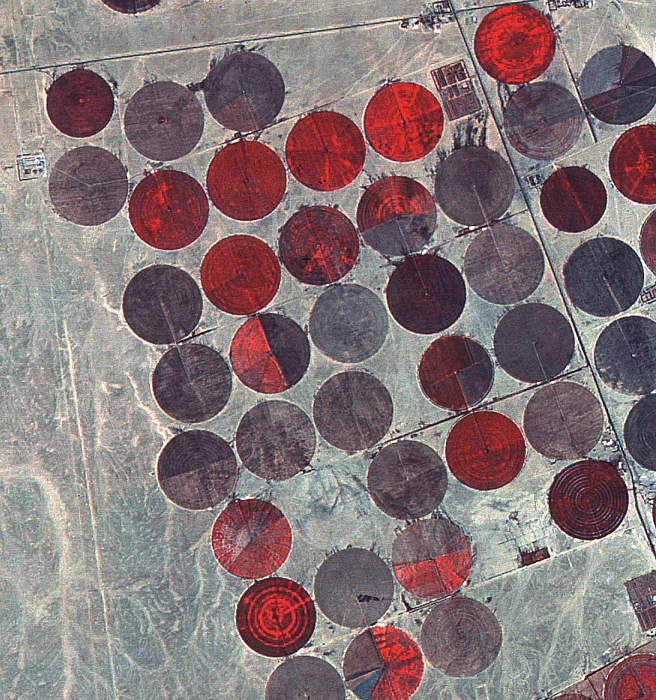
%> input picture Reconocimiento de patrones/circular.jpg, 1312 x 1400 px (shown at 1/2 size)
$ octave ordenar_datos.m   (GNU Octave 9; MATLAB toolbox functions it lacks are replaced by stand-ins)
%> lines starting %> are read from the running program, lines starting %| are printed output that depends on the picture
### Reconocimiento de patrones/clasificarData.m
function im_out=clasificarData(im, mus, Sigma)
SigmaINV=inv(Sigma);
[r, c] =size(im);
im_out=zeros(c,1);
[m, n] =size(mus);
Z=1:m;
for i=1:c

        X=[im(1,i); im(2,i); im(3,i)];
        for k=1:m
            Xz=double(X)-(mus(k,:)');
            Z(k)=norm(((Xz')*(SigmaINV*Xz)));
        end
        [minZ, ubicMin]=min(Z);
        im_out(i,1)=ubicMin;


end

### Reconocimiento de patrones/clasificar.m
function im_out=clasificar(im, mus, Sigma)
SigmaINV=inv(Sigma);
[r, c, b] =size(im);
im_out=zeros(r,c);
[m, n] =size(mus);
Z=1:m;
for i=1:r
    for j=1:c
        X=im(i,j,:);
        for k=1:m
            Xz=double(X(:))-(mus(k,:)');
            Z(k)=norm(((Xz')*(SigmaINV*Xz)));
        end
        [minZ, ubicMin]=min(Z);
        im_out(i,j)=ubicMin;

    end
end

### Reconocimiento de patrones/ordenar_datos.m
%cargar imagen 'circular.jpg'.
im=imread('circular.jpg');
%> im is the input picture: size 1400x1312x3 uint8; mean R, G, B 133.8, 117.1, 118.9
[r,c,b]=size(im);
%> r = 1400; c = 1312; b = 3
figure(1), imshow(im);
title('Imagen original');

%extraer las bandas RGB de la imagen
R=im(:,:,1);
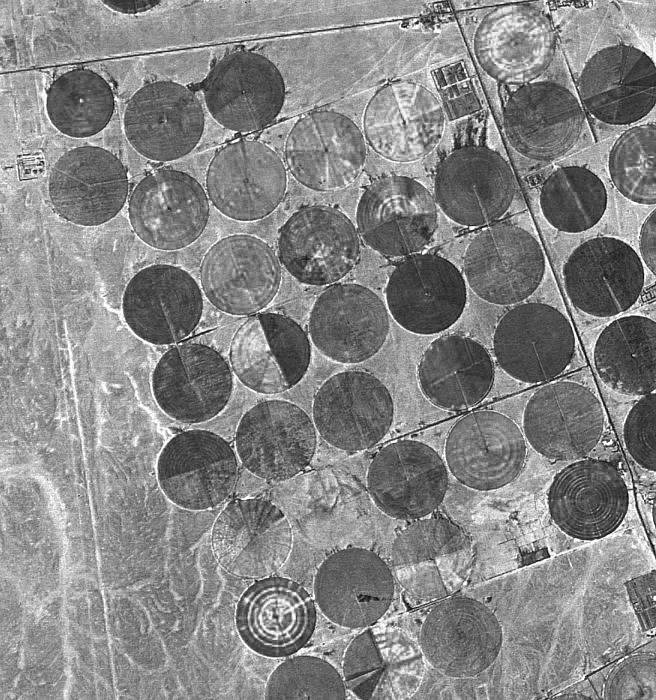
%> R: size 1400x1312 uint8 (shown at 1/2 size); min 0, max 255, mean 133.8
G=im(:,:,2);
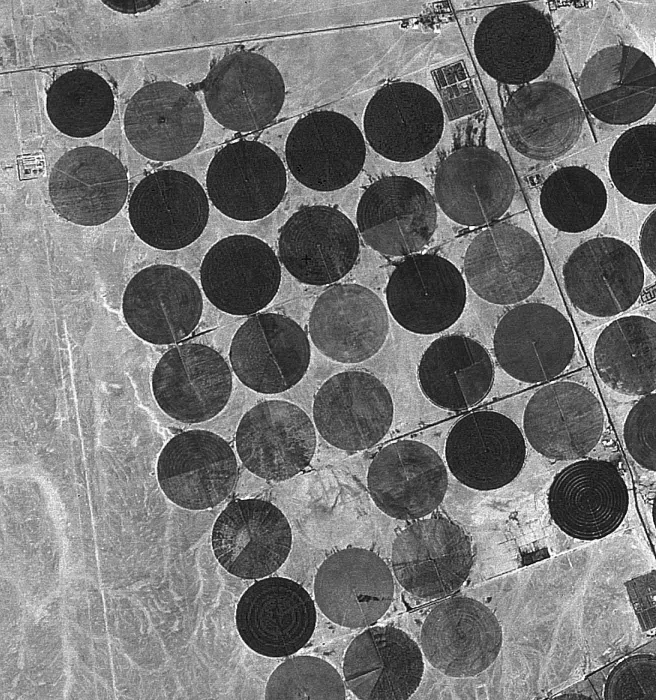
%> G: size 1400x1312 uint8 (shown at 1/2 size); min 0, max 255, mean 117.1
B=im(:,:,3);

im_data = cast([R(:)';G(:)';B(:)'], 'double');
%cargar posiciones de los pixels correspondientes a las zonas para
%entrenamiento de las clases 'gris','gris oscuro','negro' y 'rojo'.
load posiciones.mat

%generar datos de entrenamiento para la zona gris: data_gris
data_gris_R=R(posiciones_gris);
data_gris_G=G(posiciones_gris);
data_gris_B=B(posiciones_gris);
data_gris=cast([data_gris_R';data_gris_G';data_gris_B'], 'double');

%generar datos de entrenamiento para la zona gris oscuro:
%data_gris_oscuro
data_gris_oscuro_R=R(posiciones_gris_oscuro);
data_gris_oscuro_G=G(posiciones_gris_oscuro);
data_gris_oscuro_B=B(posiciones_gris_oscuro);
data_gris_oscuro=cast([data_gris_oscuro_R';data_gris_oscuro_G';data_gris_oscuro_B'], 'double');

%generar datos de entrenamiento para la zona negro: data_negro
data_negro_R=R(posiciones_negro);
data_negro_G=G(posiciones_negro);
data_negro_B=B(posiciones_negro);
data_negro=cast([data_negro_R';data_negro_G';data_negro_B'], 'double');

%%generar datos de entrenamiento para la zona rojo: data_rojo
data_rojo_R=R(posiciones_rojo);
%> data_rojo_R = 2477 values, max 255 at index 1544, min 89 at index 1425, mean 185
data_rojo_G=G(posiciones_rojo);
%> data_rojo_G = 2477 values, max 121 at index 1544, min 22 at index 2030, mean 71.32
data_rojo_B=B(posiciones_rojo);
%> data_rojo_B = 2477 values, max 127 at index 776, min 22 at index 2030, mean 75.96
data_rojo=cast([data_rojo_R';data_rojo_G';data_rojo_B'], 'double');
%> data_rojo = 2477 columns, first 8: [191 173 154 179 174 176 176 178; 91 73 58 88 86 88 88 90; 93 75 60 95 85 87 87 89]

%valores medios
disp('Valor medio clase gris');
mean_gris=mean(data_gris,2)
%> mean_gris = [159.2; 161; 156.3]
disp('Valor medio clase gris oscuro');
mean_gris_oscuro=mean(data_gris_oscuro,2)
%> mean_gris_oscuro = [101.8; 87.48; 95.72]
disp('Valor medio clase negro');
mean_negro=mean(data_negro,2)
%> mean_negro = [63.46; 41.55; 54.74]
disp('Valor medio clase rojo');
mean_rojo=mean(data_rojo,2)
%> mean_rojo = [185; 71.32; 75.96]

%matrices de covarianza
disp('Covarianza clase gris');
sigma_gris=cov(data_gris')
%> sigma_gris = [946.5 752.2 659.5; 752.2 677.9 599.8; 659.5 599.8 557.5]
disp('Covarianza clase gris oscuro');
sigma_gris_oscuro=cov(data_gris_oscuro')
%> sigma_gris_oscuro = [590 562.3 529.5; 562.3 579.8 536.9; 529.5 536.9 512]
disp('Covarianza clase negro');
sigma_negro=cov(data_negro')
%> sigma_negro = [102.4 71.19 71.77; 71.19 74.02 72.91; 71.77 72.91 77.06]
disp('Covarianza clase rojo');
sigma_rojo=cov(data_rojo')
%> sigma_rojo = [852.2 157.6 173; 157.6 165.8 160.9; 173 160.9 192.1]

mus=[mean_gris mean_gris_oscuro mean_rojo mean_negro]';
%> mus = [159.2 161 156.3; 101.8 87.48 95.72; 185 71.32 75.96; 63.46 41.55 54.74]
clas_data_gris=clasificarData(data_gris,mus, sigma_gris);
%> in clasificarData, `SigmaINV=inv(Sigma);`: SigmaINV = [0.00904 -0.0118 0.00201; -0.0118 0.0461 -0.0356; 0.00201 -0.0356 0.0377]
%> the loop in clasificarData, `for i=1:c` made 134101 passes
%> (X, minZ) on passes 1 to 3: ([186; 191; 185], 1.83), ([194; 196; 191], 2.42), ([196; 198; 193], 2.71)
%> after the loop in clasificarData, `for i=1:c`: Z = [2.21 13.59 161.2 30.72]
clas_data_gris_oscuro=clasificarData(data_gris_oscuro,mus, sigma_gris_oscuro);
%> the loop in clasificarData (call 2), `for i=1:c` made 9004 passes
%> (X, minZ, ubicMin) on passes 1 to 3: ([64; 52; 66], 3.17, 4), ([65; 53; 67], 3.23, 4), ([53; 41; 55], 2.77, 4)
clas_data_rojo=clasificarData(data_rojo,mus, sigma_rojo);
%> clas_data_rojo = 2477 values, max 4 at index 115, min 2 at index 48, mean 2.98
clas_data_negro=clasificarData(data_negro,mus, sigma_negro);

sigma = cov(im_data');
%> (the run ends here)
